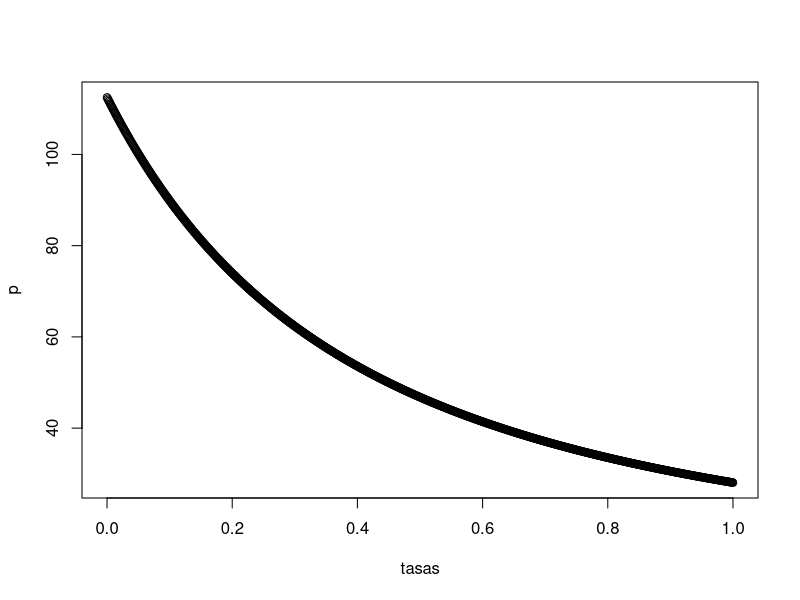
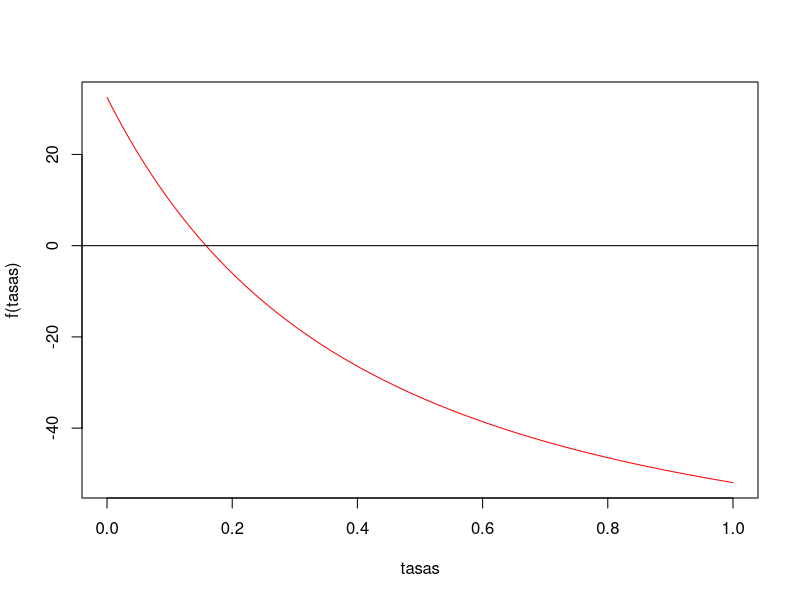

Recreate these plots in R, in order.
rm(list = ls())


# Método de biseccion -----------------------------------------------------

Biseccion <- function(a, b, N = 100, tol) {
  #Tiene por default 100 iteraciones
  
  #Instancio las listas vacias
  lista_a <- c(NULL)
  lista_b <- c(NULL)
  lista_p <- c(NULL)
  
  for (i in 1:N) {
    #Calculo P
    p <- (a+b)/2
    
    #Agrego el valor a cada lista
    lista_p[i] <- p
    lista_a[i] <- a
    lista_b[i] <- b
    
    #Evaluo la función en p
    fp <- f(p)
    
    #Si la f(p) es 0, entonces es raiz
    #O si esta dentro del límite tolerado
    if (fp == 0 | abs((b-a)/2) <= tol) {
      #Creo un data frame con las listas
      datos <- data.frame(lista_a, lista_b, lista_p)
      colnames(datos) <- c("A", "B", "P")
      print(datos)
      return(paste("La raiz es: ", p))
    }
    
    #Si comparten el mismo signo
    if (fp * f(a) > 0) {
      a <- p
    } else {
      b <- p
    }
  }
  
  #En el caso de que falle el método
  return(paste('El método falla luego de: ', N, ' iteraciones'))
}

# Inputs ------------------------------------------------------------------

cupon <- 0.05

# NULL porque las filas no llevan nombre
amortizaciones <- matrix(c(1, 2, 3, 4,
                           25, 25, 25, 25), ncol = 2, dimnames = list(NULL, c("t", "amort")))

# Numero de pagos de intereses por año
m <- 2



# Marcha ------------------------------------------------------------------

# Numero de flujos
n <- max(amortizaciones[,1])*m

# Creo la matriz de marcHa con las siguientes columnas: t, saldo, amort, interes, flujo
marcha <- matrix(rep(NA, (n+1)*5), ncol = 5)
colnames(marcha) = c("t", "saldo", "amort", "int", "C.F")

# Columna "t"
marcha[,"t"] <- seq(from = 0, to = n/m, by = 1/m)

# Columnas "amort" y "saldo"
k <- 1
marcha[1, "saldo"] <- sum(amortizaciones[,"amort"])
for (i in 1:(n+1)) {
  if(marcha[i, "t"] == amortizaciones[k, "t"]){
    marcha[i, "amort"] <- amortizaciones[k, "amort"]
    if(i>1){
      marcha[i, "saldo"] <- marcha[i-1, "saldo"] - amortizaciones[k, "amort"]
    }
    k <- k +1
  } else{
    marcha[i, "amort"] <- 0
    if(i>1){
      marcha[i, "saldo"] <- marcha[i-1, "saldo"]
    }
  }
}

marcha[1, "int"] <- 0
for (i in 2:(n+1)) {
  marcha[i, "int"] <- marcha[i-1, "saldo"] * cupon / m
}

marcha[,"C.F"] <- marcha[,"amort"] + marcha[,"int"]




# Precio ------------------------------------------------------------------
Precio <- function(tasa, t, CF){
  n <- length(CF)
  p <- 0
  for (i in 1:n) {
    p <- p + CF[i]*(1+tasa)^-t[i]
  }
  return(p)
}

Precio(0.05, marcha[,"t"], marcha[,"C.F"])
tasa <- (1+0.05/2)^2-1
Precio(tasa, marcha[,"t"], marcha[,"C.F"])



# Grafico tasas ------------------------------------------------------------
tasas <- seq(from = 0, to = 1, by = 0.001)
p <- Precio(tasas, marcha[,"t"], marcha[,"C.F"])
plot(tasas, p, type = "b")

# Calculo TIR -------------------------------------------------------------
f <- function(r){return(-80+Precio(r, marcha[,"t"], marcha[,"C.F"]))}
plot(tasas, f(tasas), type = "l", col = "red")
abline(h=0) #linea horizontal en cero
Biseccion(a = 0, b = 0.2, tol =0.000001)

